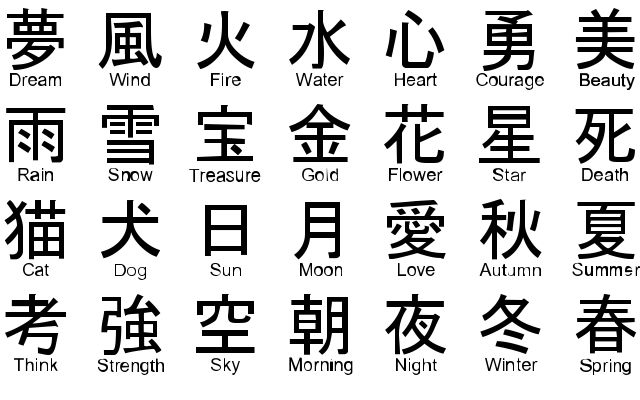
#> input picture backend/uploads/1760108854119-hayop.jpg, 640 x 400 px
$ python deskew_image.py ../uploads/1760108854119-hayop.jpg out.png
#> lines starting #> are read from the running program, lines starting #| are printed output that depends on the picture
#> in deskew_image, image is the input picture: shape (400, 640, 3); min 0, max 255, mean 211.3
# deskew_image.py - IMPROVED for slight tilts
#!/usr/bin/env python3
import cv2
import numpy as np
import sys
import os

def detect_tilt_angle(image):
    """More sensitive tilt detection for slight angles"""
    gray = cv2.cvtColor(image, cv2.COLOR_BGR2GRAY)

    # Use multiple methods for better accuracy
    angles = []

    # Method 1: Hough Lines
    edges = cv2.Canny(gray, 50, 150, apertureSize=3)
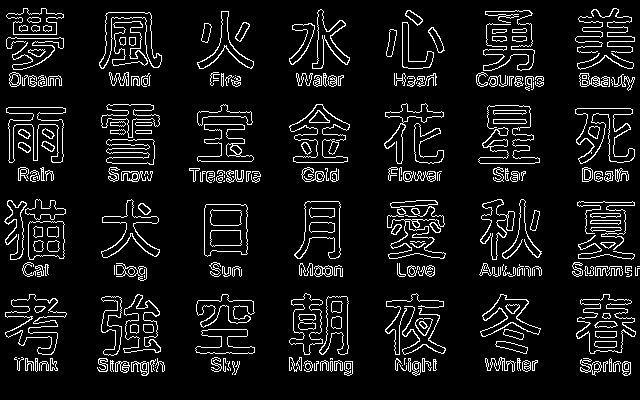
#> edges: shape (400, 640); 8.6% white in thin lines or dots
    lines = cv2.HoughLines(edges, 1, np.pi/180, threshold=80)
#> lines = 727 rows, first 8: [171, 1.57], [363, 1.57], [78, 1.57], [361, 1.57], [173, 1.57], [76, 1.57], [360, 1.59], [75, 1.59]

    if lines is not None:
        for rho, theta in lines[:30]:
            angle = np.degrees(theta) - 90
            if -20 <= angle <= 20:  # Wider range for slight tilts
                angles.append(angle)
#> this loop made 0 passes
#> after the loop, angles = []

    # Method 2: MinAreaRect on text regions
    _, thresh = cv2.threshold(gray, 0, 255, cv2.THRESH_BINARY_INV + cv2.THRESH_OTSU)
    contours, _ = cv2.findContours(thresh, cv2.RETR_EXTERNAL, cv2.CHAIN_APPROX_SIMPLE)

    if contours:
        # Use larger contours only
        large_contours = [c for c in contours if cv2.contourArea(c) > 100]
        if large_contours:
            main_contour = max(large_contours, key=cv2.contourArea)
            rect = cv2.minAreaRect(main_contour)
            angle = rect[-1]
            if angle < -45:
                angle = 90 + angle
            angles.append(-angle)

    if angles:
        # Use median to avoid outliers
        return np.median(angles)
    return 0

def deskew_image(input_path, output_path):
    """Deskew image with better slight tilt handling"""
    image = cv2.imread(input_path)
    if image is None:
        return 1

    # Detect tilt angle
    angle = detect_tilt_angle(image)

    # Deskew if angle is significant (even 1 degree)
    if abs(angle) > 0.5:
        h, w = image.shape[:2]
        center = (w // 2, h // 2)
        rotation_matrix = cv2.getRotationMatrix2D(center, angle, 1.0)
        deskewed = cv2.warpAffine(image, rotation_matrix, (w, h),
                                flags=cv2.INTER_CUBIC,
                                borderMode=cv2.BORDER_CONSTANT,
                                borderValue=(255, 255, 255))
        cv2.imwrite(output_path, deskewed)
        print(f"Deskewed by {angle:.2f}Â°")
    else:
        cv2.imwrite(output_path, image)

    return 0

if __name__ == "__main__":
    if len(sys.argv) != 3:
        sys.exit(1)

    input_path = sys.argv[1]
    output_path = sys.argv[2]
#> (the run stopped early here; a loop or call above may not have finished)

$ run again, on backend/uploads/1760199021439-hehe.jpg
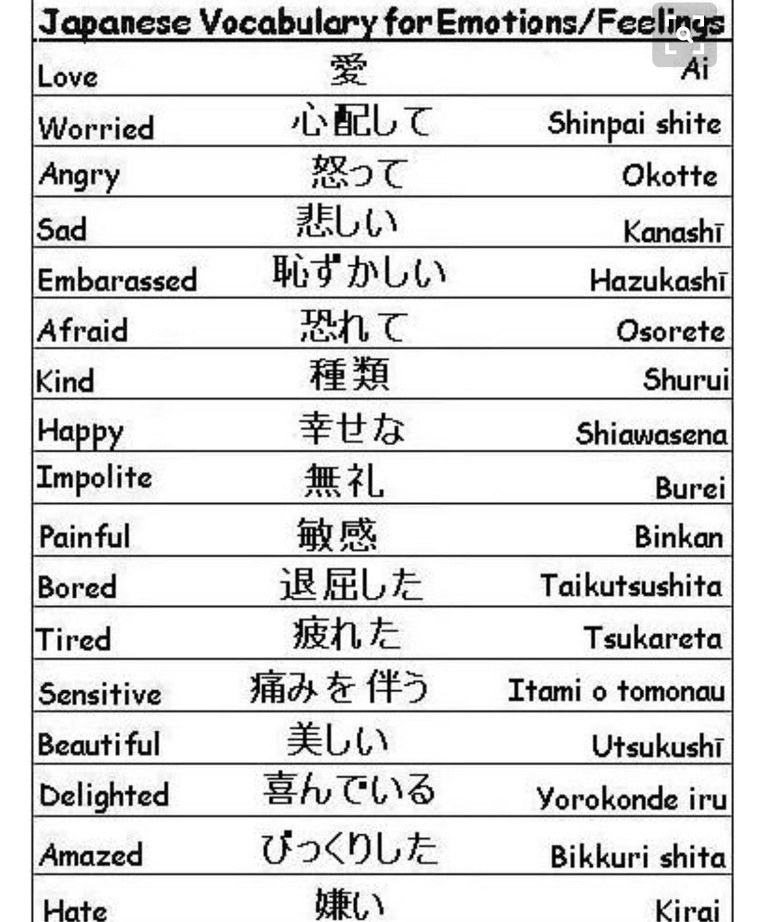
#> input picture backend/uploads/1760199021439-hehe.jpg, 765 x 922 px, shrunk from 1242 x 1497 before the run
#> in deskew_image, image is the input picture: shape (922, 765, 3); min 0, max 255, mean 221.5
#> in detect_tilt_angle, `edges = cv2.Canny(gray, 50, 150, apertureSize=3)`:
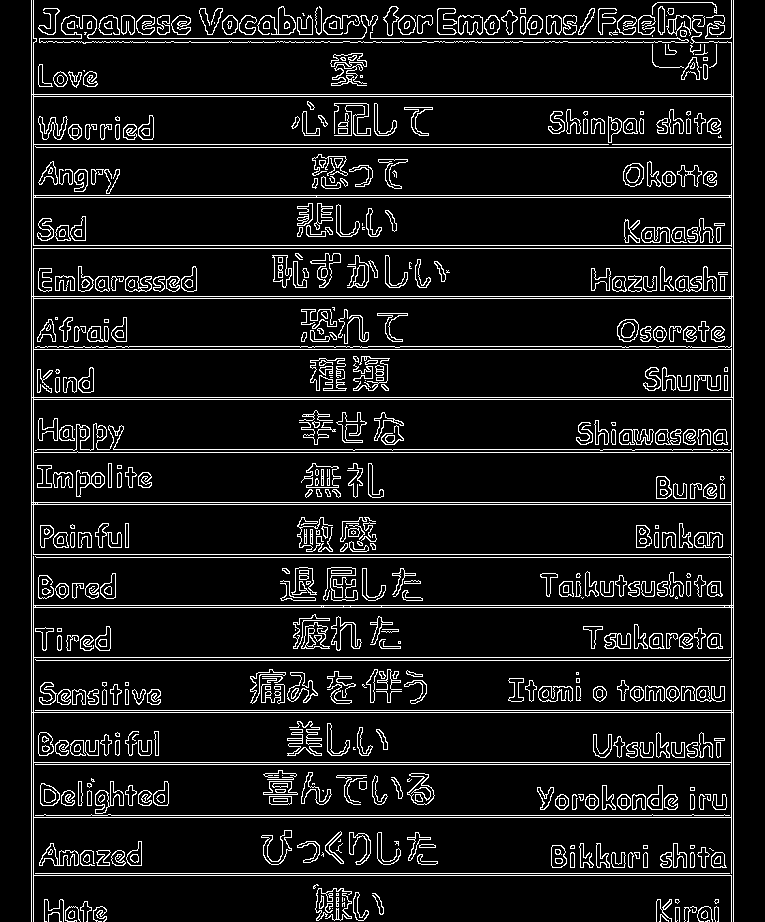
#> edges: shape (922, 765); 9.2% white in thin lines or dots
#> after the loop in detect_tilt_angle, `for rho, theta in lines[:30]:`: angles = []
